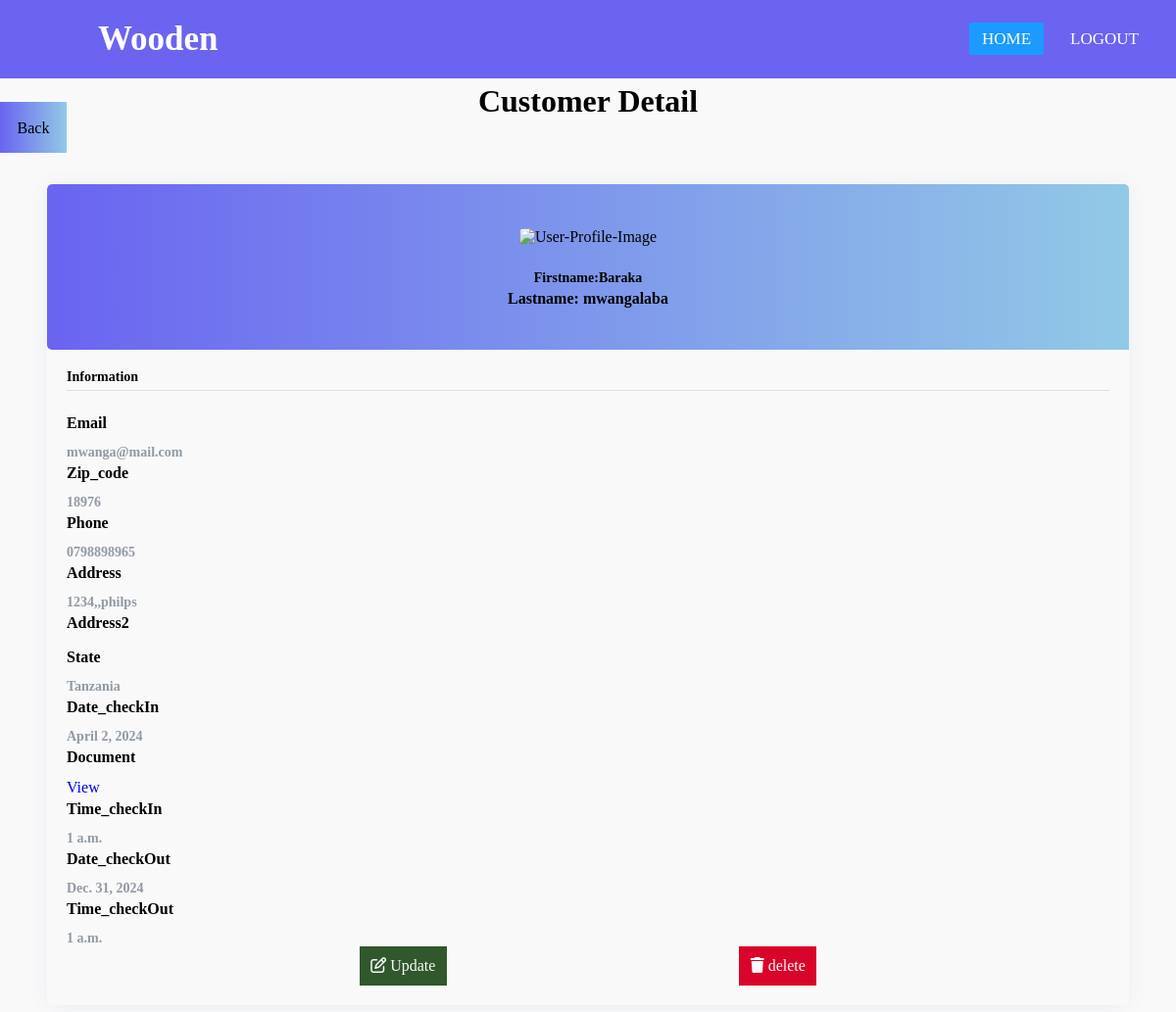
/reservations/18/ (signed in), run on the app's committed database.
### reservationapp/models.py (models this page shows, shortened)
class Reservation(models.Model):
    Firstname=models.CharField(max_length=80,blank=False,null=False)
    Lastname=models.CharField(max_length=80,blank=False,null=False)
    Email=models.EmailField(blank=False,null=False)
    Phone=models.CharField(max_length=80,blank=False,null=False)
    Address=models.CharField(max_length=80,blank=False,null=False)
    Address2=models.CharField(max_length=80,blank=True,null=True)
    Zip_code=models.CharField(max_length=6,blank=False,null=False)
    State=models.CharField(max_length=80,blank=False,null=False)
    Image=models.FileField(upload_to="media",blank=False,null=False)
    Date_checkIn=models.DateField(blank=False,null=False)
    Time_checkIn=models.TimeField(blank=False,null=False)
    Date_checkOut=models.DateField(blank=False,null=False)
    Time_checkOut=models.TimeField(blank=False,null=False)

### reservationapp/views.py (the view)
# urls.py: path('reservations/<int:pk>/', reservation_detail, name='reservation_detail'),
def reservation_detail(request, pk):
    reservation = get_object_or_404(Reservation, pk=pk)
    if request.user.is_authenticated:
        context = {
            'reservation': reservation,
        }
        return render(request, 'reservationDetail.html', context)
    else:
        return redirect("login")

### templates/reservationDetail.html (shortened to what this page needs)
<!DOCTYPE html>
{% load static %}
<html lang="en">
<head>
    <link rel="stylesheet" href="{% static 'detail.css' %}">
    <link rel="stylesheet" href="https://cdnjs.cloudflare.com/ajax/libs/font-awesome/6.5.1/css/all.min.css" />
</head>
<body>
    {% if user.is_authenticated %}
    {% include "navbar.html" %}
    <h1 class="text-center mt-3">Customer  Detail </h1>
    <a type="button"  href="{% url 'viewlist' %}" class="btn m-5  btn-primary">Back</a>
    <div class="page-content page-container" id="page-content">
      <div class="padding">
          <div class="row container d-flex justify-content-center">
  <div class="col-xl-6 col-md-12">
                                                  <div class="card user-card-full">
                                                      <div class="row m-l-0 m-r-0">
                                                          <div class="col-sm-4 bg-c-lite-green user-profile">
                                                              <div class="card-block text-center text-white">
                                                                  <div class="m-b-25">
                                                                      <img src="https://img.icons8.com/bubbles/100/000000/user.png" class="img-radius" alt="User-Profile-Image">
                                                                  </div>
                                                                  <h6 class="f-w-600"><b>Firstname:</b>{{ reservation.Firstname }}</h6>
                                                                  <p class="f-w-600"><b>Lastname:</b> {{ reservation.Lastname }}</p>
                                                              </div>
                                                          </div>
                                                          <div class="col-sm-8">
                                                              <div class="card-block">
                                                                  <h6 class="m-b-20 p-b-5 b-b-default f-w-600">Information</h6>
                                                                  <div class="row">
                                                                      <div class="col-sm-6">
                                                                          <p class="m-b-10 f-w-600">Email</p>
                                                                          <h6 class="text-muted f-w-400">{{ reservation.Email }}</h6>
                                                                      </div>
                                                                      <div class="col-sm-6">
                                                                        <p class="m-b-10 f-w-600">Zip_code</p>
                                                                        <h6 class="text-muted f-w-400"> {{ reservation.Zip_code }}</h6>
                                                                    </div>
                                                                      <div class="col-sm-6">
                                                                          <p class="m-b-10 f-w-600">Phone</p>
                                                                          <h6 class="text-muted f-w-400">{{ reservation.Phone }}</h6>
                                                                      </div>
                                                                      <div class="col-sm-6">
                                                                        <p class="m-b-10 f-w-600">Address</p>
                                                                        <h6 class="text-muted f-w-400">{{ reservation.Address }}</h6>
                                                                    </div>
                                                                    <div class="col-sm-6">
                                                                      <p class="m-b-10 f-w-600">Address2</p>
                                                                  </div>
                                                                  <div class="col-sm-6">
                                                                    <p class="m-b-10 f-w-600">State</p>
                                                                    <h6 class="text-muted f-w-400">{{ reservation.State }}</h6>
                                                                </div>
                                                                <div class="col-sm-6">
                                                                  <p class="m-b-10 f-w-600">Date_checkIn</p>
                                                                  <h6 class="text-muted f-w-400">{{ reservation.Date_checkIn }}</h6>
                                                              </div>
                                                              <div class="col-sm-6">
                                                                <p class="m-b-10 f-w-600">Document</p>
                                                                <a href={{ reservation.Image.url }}>View</a>
                                                            </div>
                                                              <div class="col-sm-6">
                                                                <p class="m-b-10 f-w-600">Time_checkIn</p>
                                                                <h6 class="text-muted f-w-400">{{ reservation.Time_checkIn }}</h6>
                                                            </div>
                                                            <div class="col-sm-6">
                                                              <p class="m-b-10 f-w-600">Date_checkOut</p>
                                                              <h6 class="text-muted f-w-400">{{ reservation.Date_checkOut }}</h6>
                                                          </div>
                                                          <div class="col-sm-6">
                                                            <p class="m-b-10 f-w-600">Time_checkOut</p>
                                                            <h6 class="text-muted f-w-400">{{ reservation.Time_checkOut }}</h6>
                                                        </div>
                                                          <div class="btn-updelcontainer">
                                                            <a type="button"  href="{% url 'update_reservation' reservation.id %}" class="btn-Update"><i class="fa-regular fa-pen-to-square"></i> Update</a>
                                                            <a type="button"  href="{% url 'delete_reservation' reservation.id %}" class="btn m-5  btn-delete"><i class="fa-solid fa-trash"></i> delete</a></div>
                                                                  </div>
                                                              </div>
                                                          </div>
                                                      </div>
                                                  </div>
                                              </div>
                                               </div>
                                                  </div>
                                              </div>
    {% else %}
    <p>Please log in to access this page.</p>
    {% endif %}
</body>
</html>

### static/detail.css (style rules this page uses)
body { background-color: #f9f9fa }
.padding { padding: 3rem !important }
.btn-primary { background: -webkit-gradient(linear, left top, right top, from(#6a64f1), to(#92c9e6)); background: linear-gradient(to right, #6a64f1, #92c9e6); padding: 1.1rem; margin-top: .5rem; color: black; }
.text-center { text-align: center; margin-top: .3rem; }
.user-card-full { overflow: hidden; }
.card { border-radius: 5px; -webkit-box-shadow: 0 1px 20px 0 rgba(69,90,100,0.08); box-shadow: 0 1px 20px 0 rgba(69,90,100,0.08); border: none; margin-bottom: 30px; }
.m-r-0 { margin-right: 0px; }
.m-l-0 { margin-left: 0px; }
.user-card-full .user-profile { border-radius: 5px 0 0 5px; }
.bg-c-lite-green { background: -webkit-gradient(linear, left top, right top, from(#6a64f1), to(#92c9e6)); background: linear-gradient(to right, #6a64f1, #92c9e6); }
.user-profile { padding: 20px 0; }
.card-block { padding: 1.25rem; }
.m-b-25 { margin-bottom: 25px; }
.img-radius { border-radius: 5px; }
.btn-updelcontainer { display: flex; align-items: center; justify-content: space-evenly; }
.btn-updelcontainer>.btn-Update { padding: .7rem; background-color: #31572c; color: #f9f9fa; }
.btn-updelcontainer>.btn-delete { padding: .7rem; background-color:#d90429; color: #f9f9fa; }
h6 { font-size: 14px; }
.card .card-block p { line-height: 25px; }
.b-b-default { border-bottom: 1px solid #e0e0e0; }
.m-b-20 { margin-bottom: 20px; }
.p-b-5 { padding-bottom: 5px !important; }
.m-b-10 { margin-bottom: 10px; }
.text-muted { color: #919aa3 !important; }
.f-w-600 { font-weight: 600; }

### static/nav.css (style rules this page uses)
* { padding: 0; margin: 0; text-decoration: none; list-style: none; box-sizing: border-box; }
body { font-family: montserrat; }

### data on the page
Reservation: Firstname "Baraka", Lastname "mwangalaba", Email "mwanga@mail.com", Zip_code "18976", Phone "0798898965", Address "1234,,philps", State "Tanzania", Date_checkIn "April 2, 2024", Time_checkIn "1 a.m.", Date_checkOut "Dec. 31, 2024", Time_checkOut "1 a.m."
